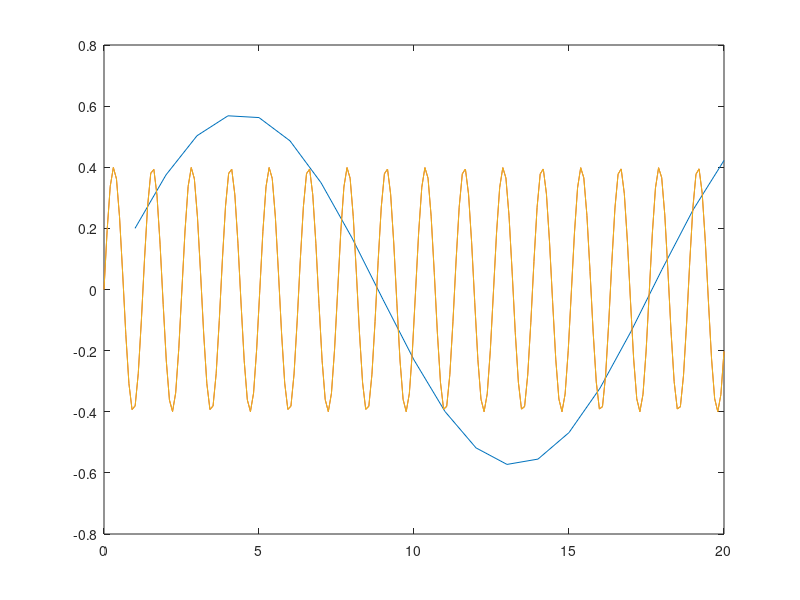

This figure's MATLAB source:
%Newmark Method

%Initial Conditions
 

u0=0;
v0=2;
a0=0;

%Parameter
gamma=0.5;
beta=0;

w=5;
T=1/w;

%time
ti=1;
tf=100*T;
delta_t=0.1;

un=u0;
vn=v0;
an=a0;

u_n1=[];
v_n1=[];
a_n1=[];
u_ex=[];
vt=[];

%Exact Solution

sol_ex=@(t) v0*sin(w*t)/w;

for i=ti:tf    
    
    u_n1(i)=un + delta_t*vn+0.5*delta_t^2*(1-2*beta)*an;
    v_n1(i)=vn+delta_t*(1-gamma)*an;
    a_n1(i)=-w^2*u_n1(i)/(1+w^2*beta*delta_t^2);
    
    un=u_n1(i);
    vn=v_n1(i);
    an=a_n1(i);
    
end

n=tf/delta_t;
vt = linspace(0,tf,n);

plot(u_n1);
hold on
plot(vt,sol_ex(vt));
plot(vt,2/5*sin(5*vt));

